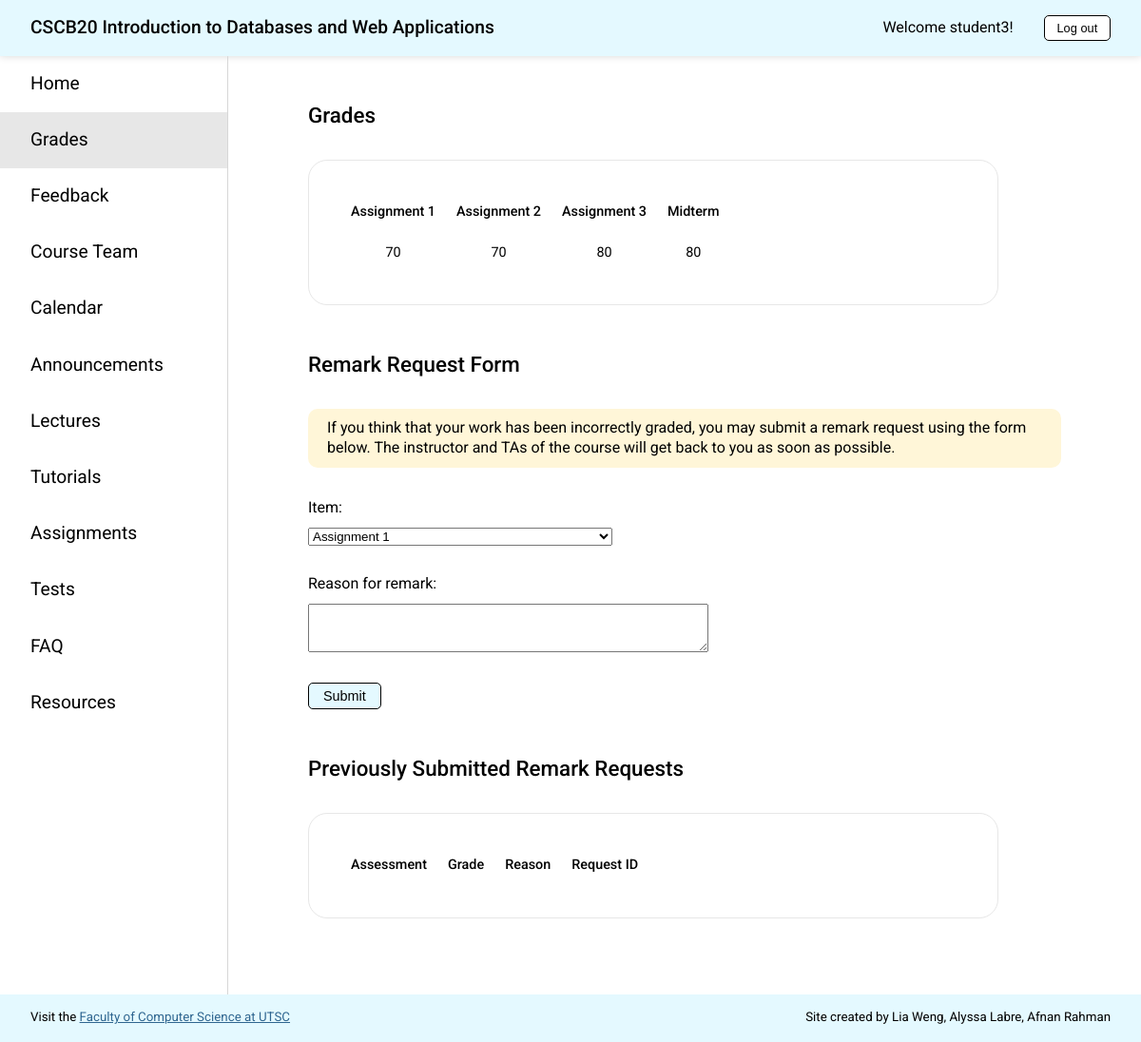
The app's page /grades (signed in), older data.
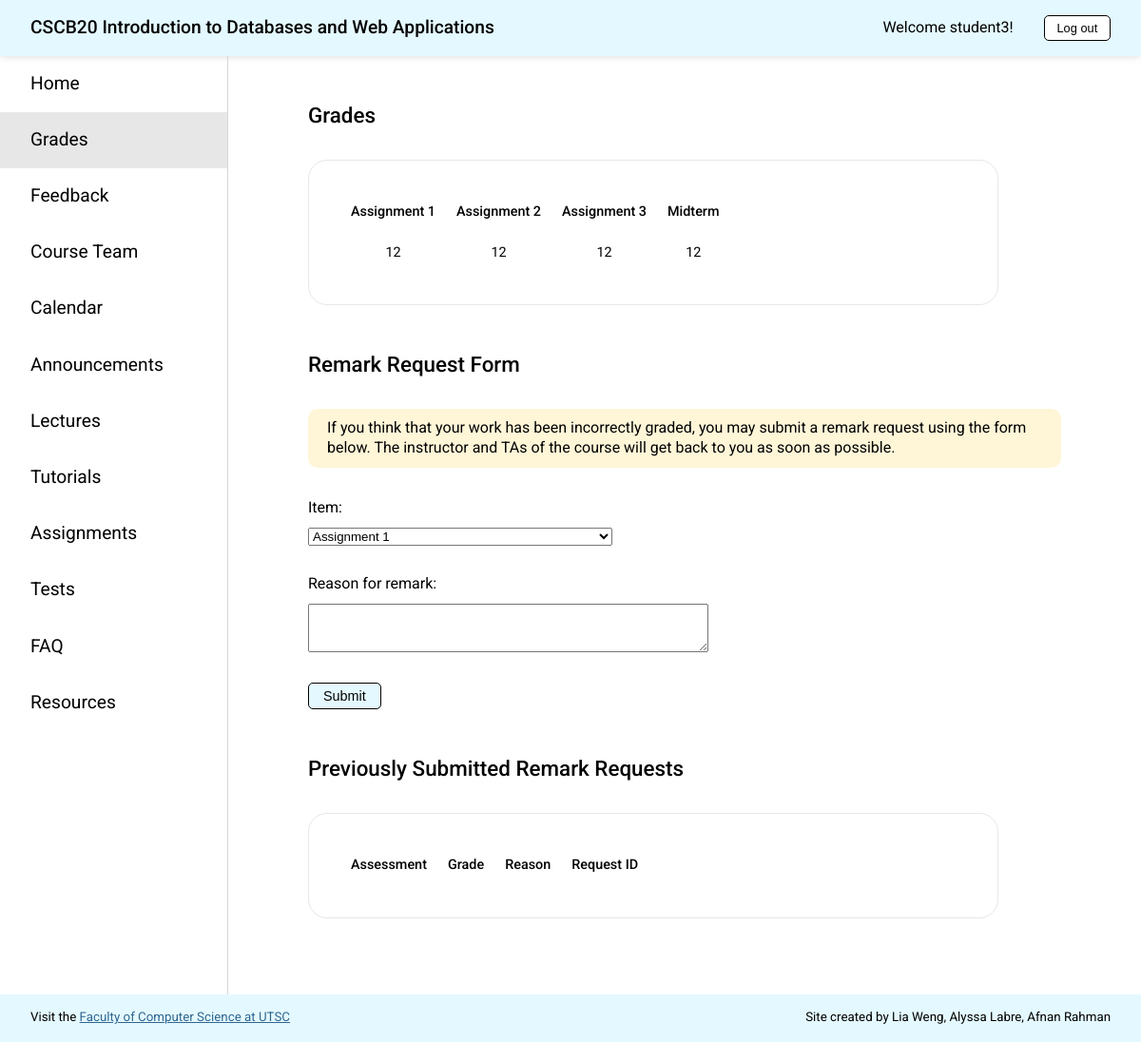
The same page, newer data.
### app.py (models this page shows, shortened)
class Student(db.Model):
    __tablename__ = 'Student'
    id = db.Column(db.Integer, primary_key=True)
    username = db.Column(db.String(20), unique=True, nullable=False)
    password = db.Column(db.String(20), nullable=False)
    first_name = db.Column(db.String(40), nullable=False)
    last_name = db.Column(db.String(40), nullable=False)
    a1 = db.Column(db.Integer)
    a2 = db.Column(db.Integer)
    a3 = db.Column(db.Integer)
    midterm = db.Column(db.Integer)
    remark = db.relationship('Remark', backref='student', lazy=True)

### app.py (the view)
@app.route('/grades', methods=['GET', 'POST'])
def grades():
    check_authorization()
    all_remarks = get_allremarks()
    students = get_allstudents()
    if request.method == 'GET':
        if session['type'] == 'student':
            student = get_student(session['user'])
            remarks = get_student_remark(student.username)
            return render_template('grades_s.html', page='grades', remarks=remarks, student=student)
        else:
            return render_template('grades_i.html', page='grades', remarks=all_remarks, students=students)
    else:
        return add_grades(request.form['student'], request.form['a1'], request.form['a2'], request.form['a3'], request.form['midterm'], students=students)

### app.py (called while the page is built)
def check_authorization():
    if "user" not in session:
        abort(403, "Please sign in to access this page.")

def get_student(username):
    return Student.query.filter_by(username=username).first()

def get_student_remark(username):
    return Remark.query.filter_by(student_username=username)

def get_allstudents():
    return Student.query.all()

def get_allremarks():
    return Remark.query.all()

### templates/grades_s.html (shortened to what this page needs)
<!DOCTYPE html>
<html lang="en">
<head>
  <link rel="stylesheet" href="{{ url_for('static', filename='styles.css') }}">
</head>
<body onload="hideMessage()">
  {% extends "template.html" %}
  {% block content %}
  <div class="content">
    <h1 class="page-title">Grades</h1>
    <div class="table-container-grades">
      <table>
        <tr>
          <th>Assignment 1</th>
          <th>Assignment 2</th>
          <th>Assignment 3</th>
          <th>Midterm</th>
          <th></th>
        </tr>
        <tr>
          <td>{{student.a1}}</td>
          <td>{{student.a2}}</td>
          <td>{{student.a3}}</td>
          <td>{{student.midterm}}</td>
        </tr>
      </table>
    </div>
    <h1 class="page-title">Remark Request Form</h1>
    <p class="message">
      If you think that your work has been incorrectly graded, you may submit a remark request using the form below. The
      instructor and TAs of the course will get back to you as soon as possible.
    </p>
    <form class="remark-form" action="/addremark" method="post">
      <div class="item-dropdown remark-form-element">
        <label for="item">Item:</label>
        <select name="item" id="item" required>
          <option value="a1">Assignment 1</option>
        </select>
      </div>
      <div class="remark-form-element">
        <label for="reason">Reason for remark:</label>
        <textarea id="reason" name="reason" cols="50" rows="3" required></textarea>
      </div>
      <div>
        <button type="submit">Submit</button>
      </div>
    </form>
    <h1 class="page-title">Previously Submitted Remark Requests</h1>
    <div class="table-container-grades">
      <table>
        <tr>
          <th>Assessment</th>
          <th>Grade</th>
          <th>Reason</th>
          <th>Request ID</th>
          <th></th>
        </tr>
      </table>
    </div>
  </div>
  {% endblock %}

### templates/template.html (shortened to what this page needs)
<!DOCTYPE html>
<html lang="en">
<head>
  <link rel="stylesheet" href="{{ url_for('static', filename='styles.css') }}">
</head>
<body>
  <div class="header">
    <h2>CSCB20 <span class="course-title">Introduction to Databases and Web Applications</span></h2>
    <div class="header-right">
      <p>Welcome {{session['user']}}!</p>
      <a href="{{url_for('logout')}}"><button class="logout-button">Log out</button></a>
    </div>
  </div>
  <div class="wrapper">
    <nav>
      <a href="{{ url_for('home') }}" class={% if page=="home" %} "selected" {% endif %}>
        Home
      </a>
      <a href="{{ url_for('grades') }}" class={% if page=="grades" %} "selected" {% endif %}>
        Grades
      </a>
      <a href="{{ url_for('feedback') }}" class={% if page=="feedback" %} "selected" {% endif %}>
        Feedback
      </a>
      <a href="{{ url_for('team') }}" class={% if page=="team" %} "selected" {% endif %}>
        Course&nbsp;Team
      </a>
      <a href="{{ url_for('calendar') }}" class={% if page=="calendar" %} "selected" {% endif %}>
        Calendar
      </a>
      <a href="{{ url_for('announcements') }}" class={% if page=="announcements" %} "selected" {% endif %}>
        Announcements
      </a>
      <a href="{{ url_for('lectures') }}" class={% if page=="lectures" %} "selected" {% endif %}>
        Lectures
      </a>
      <a href="{{ url_for('tutorials') }}" class={% if page=="tutorials" %} "selected" {% endif %}>
        Tutorials
      </a>
      <a href="{{ url_for('assignments') }}" class={% if page=="assignments" %} "selected" {% endif %}>
        Assignments
      </a>
      <a href="{{ url_for('tests') }}" class={% if page=="tests" %} "selected" {% endif %}>
        Tests
      </a>
      <a href="{{ url_for('faq') }}" class={% if page=="faq" %} "selected" {% endif %}>
        FAQ
      </a>
      <a href="{{ url_for('resources') }}" class={% if page=="resources" %} "selected" {% endif %}>
        Resources
      </a>
    </nav>
    {% block content %}
    {% endblock %}
  </div>
  <div class="footer">
    <small>Visit the <a href="https://www.utsc.utoronto.ca/cms/faculty-of-computer-science" target="_blank">Faculty of
        Computer Science
        at UTSC</a></small>
    <small>Site created by Lia Weng, Alyssa Labre, Afnan Rahman</small>
  </div>
</body>
</html>

Row changes from the older to the newer data that the page shows:
changed Student "student3": a1 "70" → "12"; a2 "70" → "12"; a3 "80" → "12"; midterm "80" → "12"
